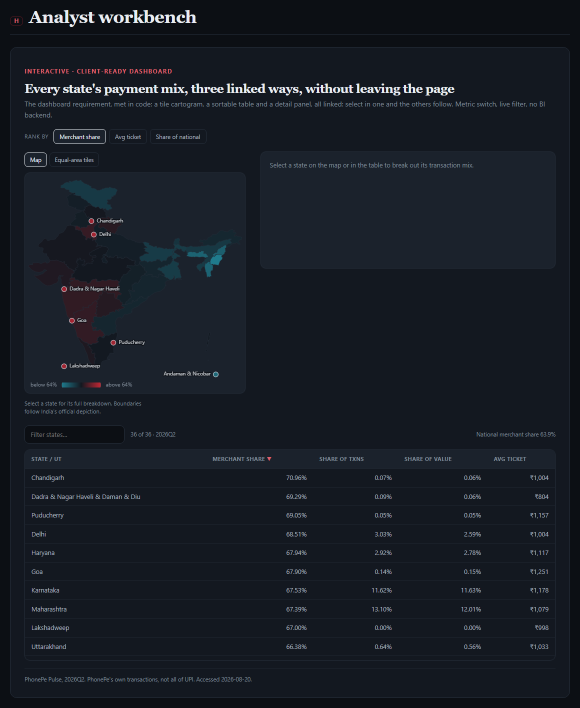
#> input picture docs/assets/workbench.png, 1160 x 1416 px (shown at 1/2 size)
$ python -i shoot_workbench.py   (imports and definitions only)
#> lines starting #> are read from the running program, lines starting #| are printed output that depends on the picture
#!/usr/bin/env python
"""Photograph the live workbench for the README.

Run once, commit the output. Same convention as site/scripts/build_india_map.py,
and deliberately NOT in `run.py`: this needs a browser and the deployed site,
neither of which belongs in a pipeline whose whole promise is that it runs with
no credentials and no surprises.

    python docs/shoot_workbench.py

Why a screenshot at all. Every other exhibit in the README is generated from
committed data, and should be. But the workbench is the one artefact whose point
is that it responds: pick a state and the table and the detail panel follow.
A generated SVG cannot show that, and a still frame of an interactive exhibit
undersells the only thing that makes it interactive.

Why it does not just point a headless browser at the page and scroll. Two
things defeat that, and both were tried:

  * `html { scroll-behavior: smooth }` never completes under a virtual time
    budget, so `#workbench` in the URL leaves the shot at the top of the page.
  * With smooth scrolling disabled the jump lands in the scrolly section's
    sticky spacer, which lays out differently in headless and photographs as an
    empty rectangle.

So this lifts the workbench's own server-rendered markup out of the delivered
HTML and renders that alone, against the site's own stylesheet. The cartogram is
41 buttons and a table rather than a lazy canvas, so it paints with no
JavaScript at all. The result is also a tighter image than a viewport grab.

The detail panel photographs in its default state, prompting for a selection.
That is honest: it is what a reader sees before they touch anything.
"""
from __future__ import annotations

import re
import shutil
import subprocess
import sys
import tempfile
import urllib.request
from pathlib import Path

SITE = "https://india-fs-pulse.vercel.app"
ANCHOR = 'id="workbench"'
OUT = Path(__file__).resolve().parent / "assets" / "workbench.png"
SHOT = (1500, 1600)      # generous; the image is cropped back to its content
BUDGET_MS = 20000
MARGIN = 20

# Chrome is not on PATH on a stock Windows box, so look where it actually lives.
CANDIDATES = [
    r"C:\Program Files\Google\Chrome\Application\chrome.exe",
    r"C:\Program Files (x86)\Google\Chrome\Application\chrome.exe",
    "/usr/bin/google-chrome",
    "/usr/bin/chromium",
    "/Applications/Google Chrome.app/Contents/MacOS/Google Chrome",
]


# [55 lines left out: functions find_chrome, extract_section, build_page, not called in this run]


def crop_to_content(png: Path) -> int:
    """Trim to what actually rendered, and report how many colours it carries.
    A blank frame is the one failure mode that would otherwise ship silently."""
#> called with png = 'assets/workbench.png'
    from PIL import Image, ImageChops
    with Image.open(png) as im:
#> im is the input picture: PIL image 1160x1416 RGB; mean R, G, B 23.2, 28.4, 36.5
        im = im.convert("RGB")
        bg = Image.new("RGB", im.size, im.getpixel((2, 2)))
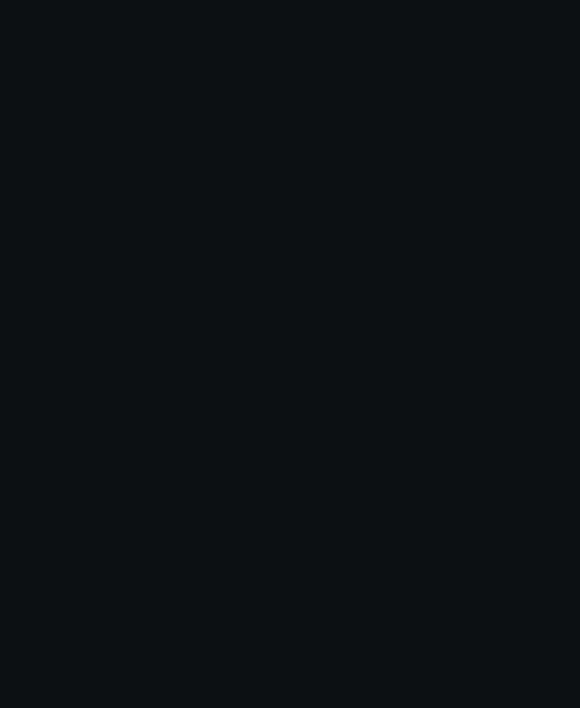
#> bg: PIL image 1160x1416 RGB (shown at 1/2 size); mean R, G, B 12, 15, 20
        box = ImageChops.difference(im, bg).getbbox()
#> box = (20, 20, 1140, 1396)
        if box is None:
            return 0
        left, top, right, bottom = box
#> left = 20; top = 20; right = 1140; bottom = 1396
        im = im.crop((max(left - MARGIN, 0), max(top - MARGIN, 0),
                      min(right + MARGIN, im.size[0]),
                      min(bottom + MARGIN, im.size[1])))
        colours = im.getcolors(maxcolors=200_000)
#> colours = 4119 items
        im.save(png)
        print(f"   cropped to {im.size[0]}x{im.size[1]}, "
              f"{len(colours) if colours else '200,000+'} distinct colours")
#|    cropped to 1160x1416, 4119 distinct colours
        return len(colours) if colours else 200_000


# [30 lines left out: function main, not called in this run]


# [2 lines not run here, left out]

>>> result = crop_to_content('assets/workbench.png')
#> result = 4119
